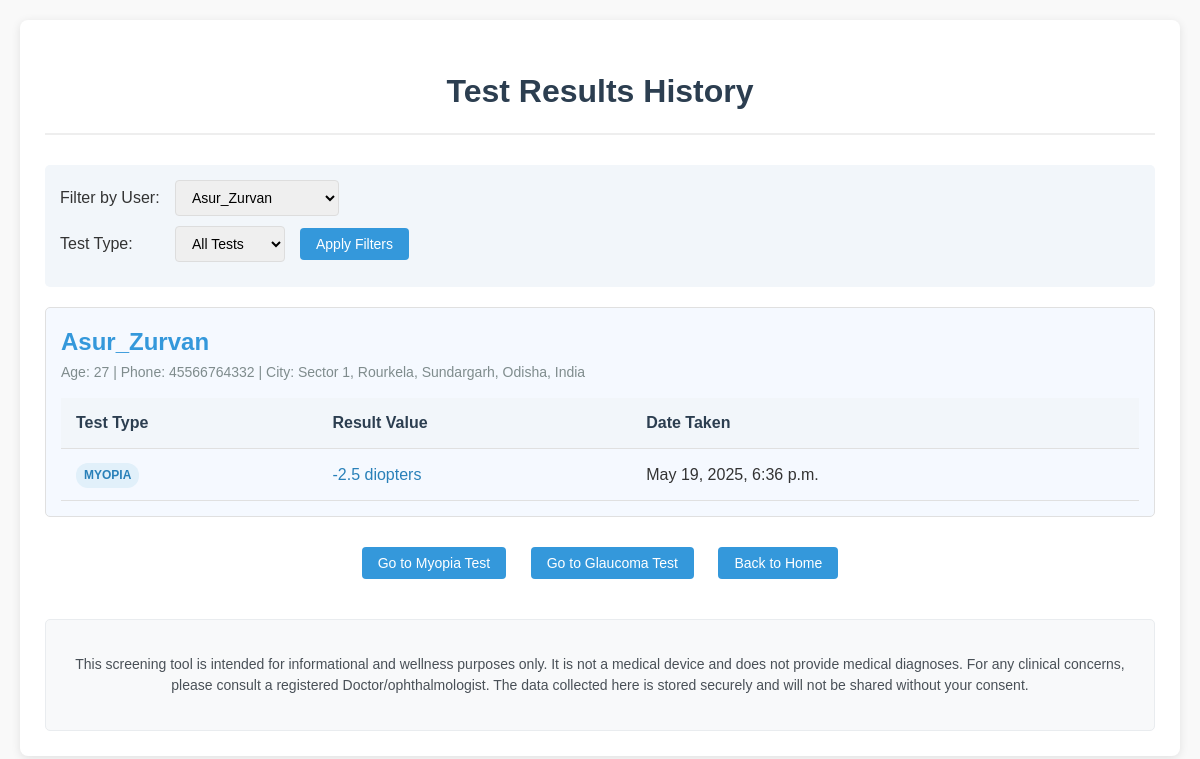
Screenshot of /results_history/ (signed in) with the database file from the repository.
### BaseInfo/models.py (models this page shows, shortened)
class User(models.Model):
    name = models.CharField(max_length=300)
    age = models.IntegerField()
    ph_Number = models.CharField(max_length=200,unique=True)
    city = models.CharField(max_length=200)
    password = models.CharField(max_length=300)

class TestResult(models.Model):
    TEST_CHOICES = (
        ('myopia', 'Myopia'),
        ('glaucoma', 'Glaucoma'),
    )
    user = models.ForeignKey(User, on_delete=models.CASCADE, related_name='test_results')
    test_type = models.CharField(max_length=100, choices=TEST_CHOICES)
    final_score = models.DecimalField(max_digits=5,decimal_places=2,null=True)
    result_value = models.FloatField(null = True)
    date_taken = models.DateTimeField(auto_now_add=True)

### BaseInfo/views.py (the view)
# urls.py: path('results_history/', views.test_results_history, name='results_history'),
def test_results_history(request):
    user_id = request.session.get('user_id')
    if not user_id:
        return redirect('login')  # Or render an error page
    selected_test_type = request.GET.get('test_type')
    test_results = TestResult.objects.filter(user_id=user_id)
    if selected_test_type:
        test_results = test_results.filter(test_type=selected_test_type)
    color_vision_tests = ColorVisionTest.objects.filter(user_id=user_id)
    grouped_test_results = defaultdict(list)
    for result in test_results.select_related('user'):
        grouped_test_results[result.user].append(result)
    grouped_color_tests = defaultdict(list)
    for color_test in color_vision_tests.select_related('user'):
        grouped_color_tests[color_test.user].append(color_test)
    context = {
        'users': User.objects.all(),
        'grouped_results': dict(grouped_test_results),
        'grouped_color_tests': dict(grouped_color_tests),
        'selected_user_id': user_id,
        'selected_test_type': selected_test_type,
    }
    return render(request, 'test_results_history.html', context)

### Templates/test_results_history.html (shortened to what this page needs)
<!DOCTYPE html>
<html lang="en">
<head>
</head>
<body>
    <div class="container">
        <h1>Test Results History</h1>
        {% if users %}
            <div class="filters">
                <form method="get">
                    <div class="filter-row">
                        <label for="user-filter">Filter by User:</label>
                        <select id="user-filter" name="user_id">
                            {% for user in users %}
                                <option value="{{ user.id }}" {% if selected_user_id == user.id %}selected{% endif %}>
                                    {{ user.name }}
                                </option>
                            {% endfor %}
                        </select>
                    </div>
                    <div class="filter-row">
                        <label for="test-type">Test Type:</label>
                        <select id="test-type" name="test_type">
                            <option value="">All Tests</option>
                        </select>
                        <button type="submit">Apply Filters</button>
                    </div>
                </form>
            </div>
            {% if grouped_results %}
                {% for user, results in grouped_results.items %}
                    <div class="user-section">
                        <div class="user-header">
                            <div class="user-info">
                                <h2>{{ user.name }}</h2>
                                <div class="user-details">
                                    Age: {{ user.age }} | Phone: {{ user.ph_Number }} | City: {{ user.city }}
                                </div>
                            </div>
                        </div>
                        <table>
                            <thead>
                                <tr>
                                    <th>Test Type</th>
                                    <th>Result Value</th>
                                    <th>Date Taken</th>
                                </tr>
                            </thead>
                            <tbody>
                                {% for result in results %}
                                    <tr>
                                        <td>
                                            <span class="badge badge-{{ result.test_type|lower }}">
                                                {{ result.test_type|title }}
                                            </span>
                                        </td>
                                        <td class="test-{{ result.test_type|lower }}">
                                            {% if result.test_type == "myopia" %}
                                                {{ result.result_value }} diopters
                                            {% elif result.test_type == "glaucoma" %}
                                                {{ result.result_value }} percent
                                            {% else %}
                                                {{ result.result_value }}
                                            {% endif %}
                                        </td>
                                        <td>{{ result.date_taken|date:"F j, Y, g:i a" }}</td>
                                    </tr>
                                {% endfor %}
                            </tbody>
                        </table>
                    </div>
                {% endfor %}
            {% else %}
                <div class="no-results">
                    <p>No test results found matching your criteria.</p>
                </div>
            {% endif %}
        {% else %}
            <div class="no-results">
                <p>No test results available.</p>
            </div>
        {% endif %}
        <div class="navigation">
            {% if selected_user_id %}
                <a href="{% url 'base_myopia' user_id=selected_user_id %}">
                    <button>Go to Myopia Test</button>
                </a>
            {% else %}
                <p>No user found in session.</p>
            {% endif %}
            <a href="{% url 'base_glaucoma' %}">
                <button>Go to Glaucoma Test</button>
            </a>
            <a href="{% url 'create-user' %}">
                <button>Back to Home</button>
            </a>
        </div>
        <div class="disclaimer">
            <p>This screening tool is intended for informational and wellness purposes only. It is not a medical device and does not provide medical diagnoses. For any clinical concerns, please consult a registered Doctor/ophthalmologist. The data collected here is stored securely and will not be shared without your consent.</p>
        </div>
    </div>
</body>
</html>

### Templates/test_results_history.html (style rules this page uses)
body { font-family: Arial, sans-serif; line-height: 1.6; color: #333; max-width: 1200px; margin: 0 auto; padding: 20px; background-color: #f9f9f9; }
.container { background-color: white; border-radius: 8px; box-shadow: 0 2px 10px rgba(0,0,0,0.1); padding: 25px; }
h1 { color: #2c3e50; margin-bottom: 30px; text-align: center; border-bottom: 2px solid #eee; padding-bottom: 15px; }
.user-section { margin-bottom: 30px; padding: 15px; border: 1px solid #e0e0e0; border-radius: 5px; background-color: #f5f9ff; }
.user-header { display: flex; justify-content: space-between; align-items: center; margin-bottom: 15px; }
.user-info h2 { margin: 0; color: #3498db; }
.user-details { color: #7f8c8d; font-size: 14px; }
table { width: 100%; border-collapse: collapse; margin-top: 15px; }
th, td { padding: 12px 15px; text-align: left; border-bottom: 1px solid #e0e0e0; }
th { background-color: #f2f6fa; font-weight: bold; color: #2c3e50; }
.test-myopia { color: #2980b9; }
.filters { margin-bottom: 20px; padding: 15px; background-color: #f2f6fa; border-radius: 5px; }
.filter-row { display: flex; align-items: center; gap: 15px; margin-bottom: 10px; }
.filter-row label { min-width: 100px; }
select, input { padding: 8px 12px; border: 1px solid #ddd; border-radius: 4px; font-size: 14px; }
button { padding: 8px 16px; background-color: #3498db; color: white; border: none; border-radius: 4px; cursor: pointer; font-size: 14px; transition: background-color 0.2s; }
.navigation { margin-top: 30px; text-align: center; }
.navigation a { display: inline-block; margin: 0 10px; text-decoration: none; }
.badge { display: inline-block; padding: 3px 8px; border-radius: 12px; font-size: 12px; font-weight: bold; text-transform: uppercase; }
.badge-myopia { background-color: #e1f0fa; color: #2980b9; }
.disclaimer { margin-top: 40px; padding: 20px; background-color: #f8f9fa; border: 1px solid #e9ecef; border-radius: 5px; font-size: 14px; color: #495057; text-align: center; line-height: 1.5; }

### rows the page displays
User: name "Asur_Zurvan", age "27", ph_Number "45566764332", city "Sector 1, Rourkela, Sundargarh, Odisha, India"
TestResult: test_type "MYOPIA", result_value "-2.5", date_taken "May 19, 2025, 6:36 p.m."

### other values shown
form field user_id "Asur_Zurvan"
